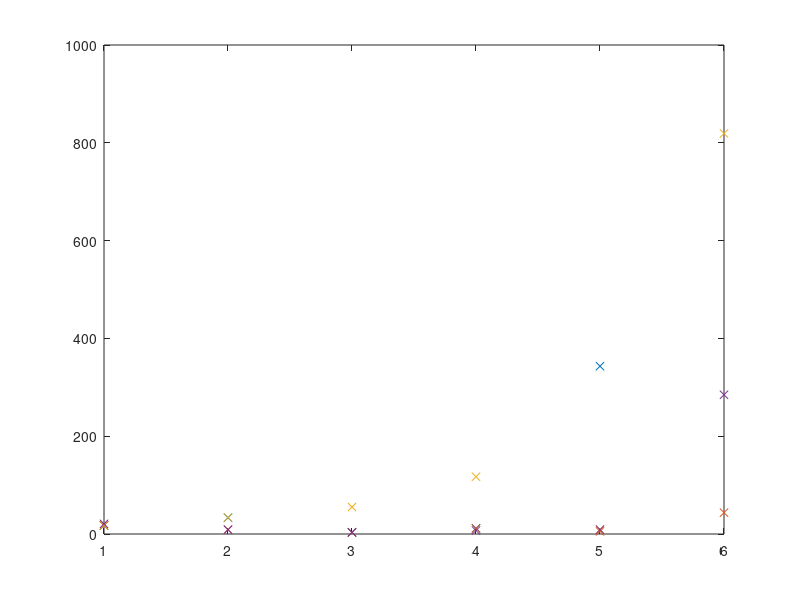

The MATLAB source for this figure:
%% Round Robin + Cloning Hyperexp+Dolly service times, Poisson arrivals

% 10 servers, arrival rate = 0.7*nbrServers, avg response times
resultsRR10 = [17.323, 33.222, 3.430, 11.673, 343.192];

% 11 servers, arrival rate = 0.7*nbrServers, avg response times
resultsRR11 = [17.545, 9.025, 2.956, 11.392, 5.501, 43.619];

% 12 servers, arrival rate = 0.7*nbrServers, avg response times
resultsRR12 = [17.876, 33.6970, 55.1049, 117.0940, 9.1370, 819.140];

% 13 servers, arrival rate = 0.7*nbrServers, avg response times
resultsRR13 = [20.675, 8.596, 3.576, 7.066, 8.9653, 284.689];

% 15 servers, arrival rate = 0.7*nbrServers, avg response times
resultsRR15 = [18.813, 9.4611, 26.350, 3.761, 430.242];

% 17 servers, arrival rate = 0.7*nbrServers, avg response times
resultsRR17 = [17.661, 8.646, 3.004, 1.753, 4.139, 51.177];
resultsrandom17 = [18.375, 4.034, 1.966, 1.397, 1.800, 8.212];

% 24 servers, arrival rate = 0.7*nbrServers, avg response times
resultsRR24 = [17.270, 39.155, 60.948, 155.947, 3.508, 825.106, 194.720];

plot(resultsRR10, 'x')
hold on;
plot(resultsRR11, 'x')
plot(resultsRR12, 'x')
plot(resultsRR13, 'x')